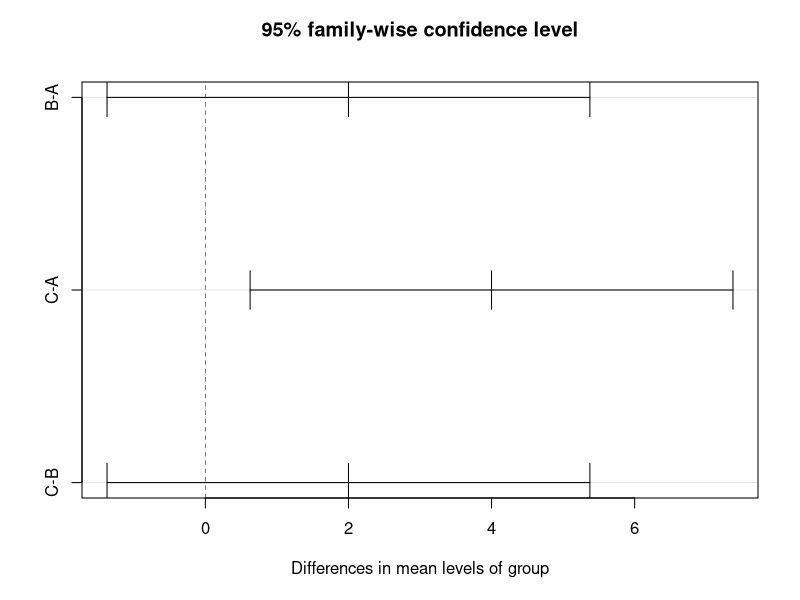

The R script that drew this image:
# CPSC 440 Learning Atlas: standalone teaching example
# Chapter 09, section: tukey-letters
# Run in a fresh R session; no external packages or data files are needed.
# Read the lesson for assumptions, data provenance, and interpretation.

y <- c(8,8,10,12,12, 10,10,12,14,14, 12,12,14,16,16)
group <- factor(rep(c("A","B","C"),each=5))
fit <- aov(y ~ group)
# Simultaneous intervals for the complete pairwise family.
tk <- TukeyHSD(fit, "group", conf.level=.95)
tk
plot(tk)
# Equal-size HSD threshold, verified against the interval output.
qtukey(.95,nmeans=3,df=12)*sqrt(4/5)
